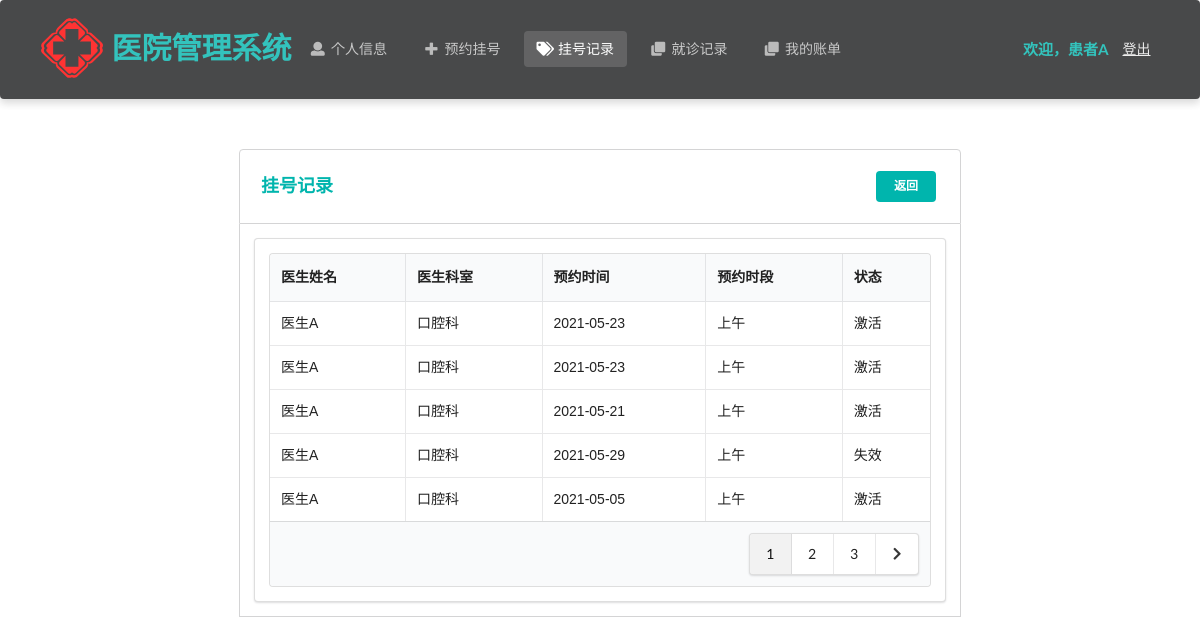
/patient/appointment (signed in), run on an earlier commit of the app's database.
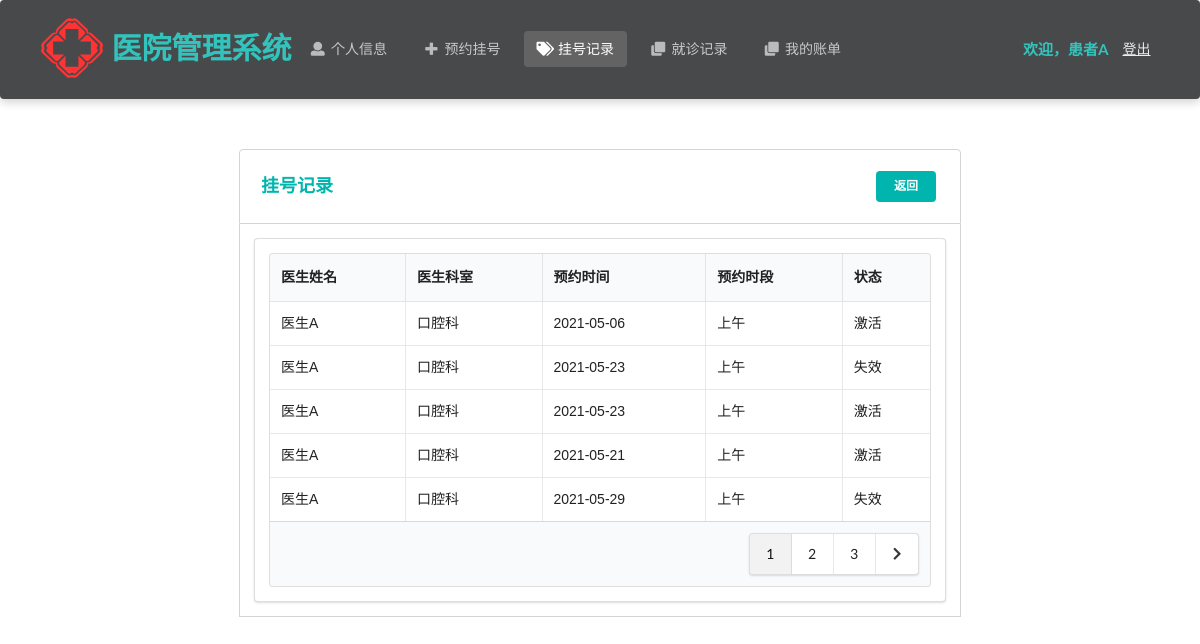
And on a later commit of the database.
### Hospital/models.py (models this page shows, shortened)
class Patient(models.Model):
    name = models.CharField(max_length=10)  # 姓名
    password = models.CharField(max_length=32)  # 密码
    gender = models.CharField(max_length=32, choices=gender_choices)  # 性别
    identity_card_no = models.CharField(max_length=32, unique=True)  # 身份证号
    medical_insurance = models.BooleanField()  # 是否有医保
    telephone_no = models.CharField(max_length=32)  # 电话号码
    birth_date = models.DateField()  # 出生日期
    create_time = models.DateTimeField(auto_now_add=True)  # 注册时间

class Appointment(models.Model):
    time_choices = (
        ('Morning', '上午'),
        ('Afternoon', '下午')
    )
    patient = models.ForeignKey(Patient, on_delete=models.CASCADE) # 患者
    doctor = models.ForeignKey(Doctor, on_delete=models.CASCADE)  # 医生
    create_time = models.DateTimeField(auto_now_add=True)  # 创建时间
    appointment_date = models.DateTimeField()  # 预约日期
    appointment_time = models.CharField(max_length=10, choices=time_choices)  # 预约时间（上下午）
    isActive = models.BooleanField(default=True)  # 是否有效
    class Meta:
        ordering = ["-create_time"]

class Doctor(models.Model):
    department_choices = (
        ('Department of Internal Medicine', '内科'),
        ('Department of Surgery', '外科'),
        ('Department of Pediatrics', '儿科'),
        ('Department of Obstetrics and Gynecology', '妇产科'),
        ('Department of Traditional Chinese Medicine', '中医科'),
        ('Department of Dermatology', '皮肤科'),
        ('Department of Oral Medicine', '口腔科'),
        ('Laboratory', '化验室'),
        ('X-ray Room', 'X光室'),
        ('Cystoscopy Room', '膀胱镜室'),
        ('Gastroscope Room', '胃镜室'),
    )
    title_choices = (
        ('director physician', '主任医师'),
        ('assistant director physician', '副主任医师'),
        ('physician', '医师')
    )
    name = models.CharField(max_length=10)  # 姓名
    password = models.CharField(max_length=32)  # 密码
    gender = models.CharField(max_length=32, choices=gender_choices)  # 性别
    identity_card_no = models.CharField(max_length=32, unique=True)  # 身份证号
    is_inspector = models.BooleanField(default=False)  # 是否为检查人员
    department = models.CharField(max_length=64, choices=department_choices)  # 科室
    title = models.CharField(max_length=64, choices=title_choices)  # 职称
    description = models.TextField(max_length=500, default='暂无简介')  # 简介
    create_time = models.DateTimeField(auto_now_add=True)  # 注册时间

### Hospital/patientViews.py (the view)
# urls.py: path('patient/appointment', patientViews.appointment),
def appointment(request):
    identity_card_no = request.session['identity_card_no']
    patient = models.Patient.objects.get(identity_card_no=identity_card_no)
    appointments = models.Appointment.objects.filter(patient=patient)
    num_per_page = 5
    paginator = Paginator(appointments, num_per_page)
    page = request.GET.get('page', 1)
    try:
        page_obj = paginator.page(page)
    except PageNotAnInteger:
        page_obj = paginator.page(1)
    except EmptyPage:
        page_obj = paginator.page(paginator.num_pages)
    is_paginated = True if paginator.num_pages > 1 else False
    page_range = paginator.get_elided_page_range(page, on_each_side=3, on_ends=2)
    return render(request, 'patient/appointment.html', locals())

### Hospital/templates/patient/appointment.html (shortened to what this page needs)
<!DOCTYPE html>
<html lang="ch">
{% load static %}
<head>
    <link rel="stylesheet" href="https://cdn.jsdelivr.net/semantic-ui/2.2.4/semantic.min.css">
    <link rel="stylesheet" href="../../static/Hospital/css/me.css">
    <link rel="stylesheet" href="{% static 'Hospital/css/entry.css' %}">
</head>
<body>
    <nav class="ui inverted  segment m-padded-tb-large m-shadow-small m-opacity-mini">
        <div class="ui container">
            <div class="ui inverted secondary stackable menu">
                <img src="../../static/Hospital/img/logo.svg" height="80" width="80"/>
                <h2 class="ent">医院管理系统</h2>
                <a href="/patient/info" class="m-item item"><i class="user icon"></i>个人信息</a>
                <a href="/patient/makeAppointment" class="m-item item"><i class="plus icon"></i>预约挂号</a>
                <a href="/patient/appointment" class="active m-item item"><i class="tags icon"></i>挂号记录</a>
                <a href="/patient/diagnosis" class="m-item item"><i class="clone icon"></i>就诊记录</a>
                <a href="/patient/bill" class="m-item item"><i class="clone icon"></i>我的账单</a>
                <div class="right m-item item">
                    <h4 class="ui teal header item">欢迎，{{ patient.name }}</h4>
                    <a href="/patient/logout/" class="text-success "><ins>登出</ins></a>
                </div>
            </div>
        </div>
    </nav>
    <div class="m-container-small m-padded-tb-big">
        <div class="container">
            <div class="ui top attached rounded padded segment">
                <div class="ui middle aligned two column grid">
                    <div class="column">
                        <h3 class="ui teal header">挂号记录</h3>
                    </div>
                    <div class="basic right aligned column">
                        <a href="/patient/info/" class="ui teal tiny centered button">返回</a>
                    </div>
                </div>
            </div>
            <div class="ui attached segment">
                <div class="ui segment ">
                    <table class="ui celled table">
                        <thead>
                            <tr>
                                <th>医生姓名</th>
                                <th>医生科室</th>
                                <th>预约时间</th>
                                <th>预约时段</th>
                                <th>状态</th>
                            </tr>
                        </thead>
                        <tbody>
                            {% for rec in page_obj%}
                            <tr>
                                <td>{{ rec.doctor.name }}</td>
                                <td>{{ rec.doctor.get_department_display }}</td>
                                <td>{{ rec.appointment_date|date:"Y-m-d" }}</td>
                                <td>{{ rec.get_appointment_time_display }}</td>
                                <td>{% if rec.isActive %} 激活 {% else %} 失效 {% endif %}</div></td>
                            </tr>
                            {% endfor %}
                      <tfoot>
                        {% if is_paginated %}
                        <tr><th colspan="5">
                          <div class="ui right floated pagination menu">
                              {% for i in page_range %}
                                {% if page_obj.number == i %}
                                    <a class="item active">{{ i }}</a>
                                {% elif i == '…' %}
                                    <a class="item" href="?page=1">{{ i }}</a>
                                {% else %}
                                    <a class="item" href="?page={{ i }}">{{ i }}</a>
                                {% endif %}
                              {% endfor %}
                              {% if page_obj.has_next %}
                              <a class="icon item" href ="?page={{ page_obj.next_page_number }}">
                              <i class="right chevron icon"></i>
                              </a>
                              {% endif %}
                          </div>
                        </th>
                      </tr>
                      {% endif %}
                      </tfoot>
    <br>
    <br>
    <br>
</body>
</html>

### Hospital/static/Hospital/css/me.css (style rules this page uses)
.m-padded-tb-large { padding-top: 1.3em !important; padding-bottom: 1.3em !important; }
.m-padded-tb-big { padding-top: 3em !important; padding-bottom: 3em !important; }
.m-opacity-mini { opacity: 0.8!important; }
.m-container-small { max-width: 60em !important; margin: auto !important; }
.m-shadow-small { -webkit-box-shadow: 0 4px 8px rgba(0,0,0,0.2) !important; box-shadow: 0 4px 8px rgba(0,0,0,0.2) !important; }

### Hospital/static/Hospital/css/entry.css (style rules this page uses)
* { margin: 0; padding: 0; }
a { text-decoration: none; }
body { -webkit-font-smoothing: antialiased; background-color: #fff; font: 12px/1.5 Microsoft YaHei, Heiti SC, tahoma, arial, Hiragino Sans GB, "\5B8B\4F53", sans-serif; color: #666; }
.ui img { margin-top:-10px; margin-bottom:-10px; }
.ui .ent { font-size:30px; margin-top:10px; color:#00B5AD; }

What changed in the data, as far as the page shows it:
no longer on this page (row unchanged): Appointment: doctor.name "医生A", doctor.department "口腔科", appointment_date "2021-05-05", appointment_time "上午", isActive "激活"
added Appointment: doctor.name "医生A", doctor.department "口腔科", appointment_date "2021-05-06", appointment_time "上午", isActive "激活"
changed Appointment (number 2 of 5 on the later page): isActive "激活" → "失效"
